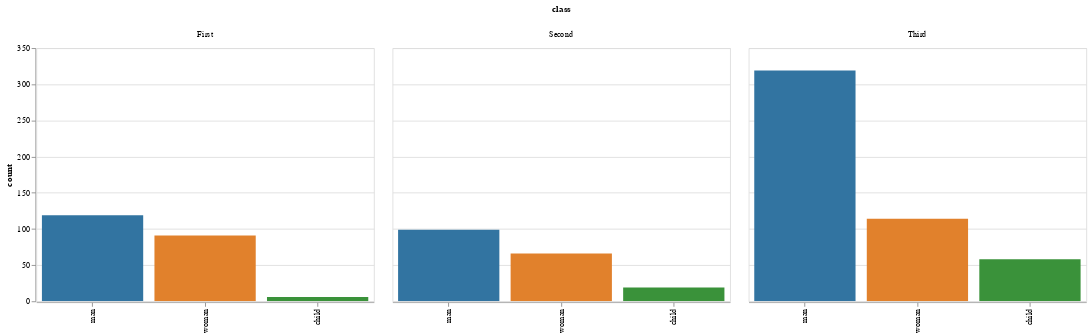

Here is the notebook cell this chart was saved with:
### Code cell
display(salt.countplot(x="class", hue="who", data=titanic))
ax = sns.countplot(x="class", hue="who", data=titanic)

### Figure 1 — Vega-Lite specification as saved in the notebook (floating-point values rounded to 4 significant figures)
{"$schema": "https://vega.github.io/schema/vega-lite/v2.4.1.json", "config": {"view": {"height": 300, "width": 400}}, "data": {"values": [{"c": "rgb(49.62499999999999, 115.62499999999996, 161.37500000000003)", "class": "First", "count": 119, "who": "man"}, {"c": "rgb(224.87499999999997, 128.875, 44.12500000000004)", "class": "First", "count": 91, "who": "woman"}, {"c": "rgb(58.49999999999999, 145.50000000000003, 58.49999999999999)", "class": "First", "count": 6, "who": "child"}, {"c": "rgb(49.62499999999999, 115.62499999999996, 161.37500000000003)", "class": "Second", "count": 99, "who": "man"}, {"c": "rgb(224.87499999999997, 128.875, 44.12500000000004)", "class": "Second", "count": 66, "who": "woman"}, {"c": "rgb(58.49999999999999, 145.50000000000003, 58.49999999999999)", "class": "Second", "count": 19, "who": "child"}, {"c": "rgb(49.62499999999999, 115.62499999999996, 161.37500000000003)", "class": "Third", "count": 319, "who": "man"}, {"c": "rgb(224.87499999999997, 128.875, 44.12500000000004)", "class": "Third", "count": 114, "who": "woman"}, {"c": "rgb(58.49999999999999, 145.50000000000003, 58.49999999999999)", "class": "Third", "count": 58, "who": "child"}]}, "facet": {"column": {"field": "class", "type": "nominal"}}, "spec": {"encoding": {"color": {"field": "c", "scale": null, "type": "nominal"}, "x": {"axis": {"title": ""}, "field": "who", "sort": null, "type": "nominal"}, "y": {"axis": {"title": "count"}, "field": "count", "type": "quantitative"}}, "mark": "bar", "selection": {"selector007": {"bind": "scales", "encodings": ["x", "y"], "mark": {"fill": "#333", "fillOpacity": 0.125, "stroke": "white"}, "on": "[mousedown, window:mouseup] > window:mousemove!", "resolve": "global", "translate": "[mousedown, window:mouseup] > window:mousemove!", "type": "interval", "zoom": "wheel!"}}}}
